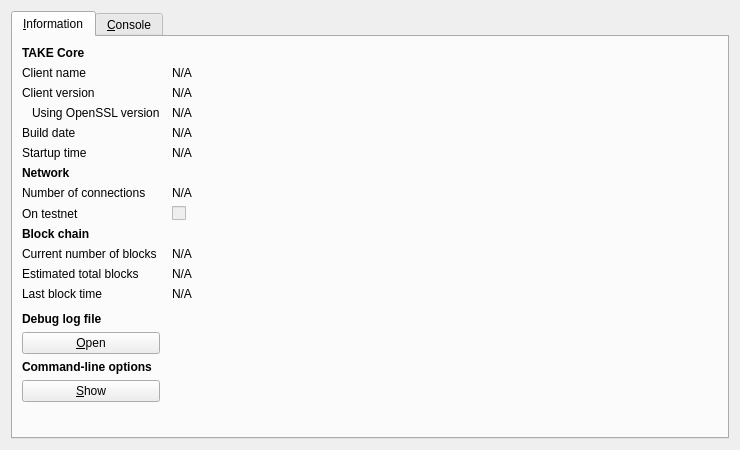
<?xml version="1.0" encoding="UTF-8"?>
<ui version="4.0">
 <class>RPCConsole</class>
 <widget class="QDialog" name="RPCConsole">
  <property name="geometry">
   <rect>
    <x>0</x>
    <y>0</y>
    <width>740</width>
    <height>450</height>
   </rect>
  </property>
  <property name="windowTitle">
   <string>TAKE - Debug window</string>
  </property>
  <property name="styleSheet">
   <string notr="true">background-image: url(:/images/2s);</string>
  </property>
  <layout class="QVBoxLayout" name="verticalLayout_2">
   <item>
    <widget class="QTabWidget" name="tabWidget">
     <property name="currentIndex">
      <number>0</number>
     </property>
     <widget class="QWidget" name="tab_info">
      <attribute name="title">
       <string>&amp;Information</string>
      </attribute>
      <layout class="QGridLayout" name="gridLayout" columnstretch="0,1">
       <property name="horizontalSpacing">
        <number>12</number>
       </property>
       <item row="0" column="0">
        <widget class="QLabel" name="label_9">
         <property name="font">
          <font>
           <weight>75</weight>
           <bold>true</bold>
          </font>
         </property>
         <property name="text">
          <string>TAKE Core</string>
         </property>
        </widget>
       </item>
       <item row="1" column="0">
        <widget class="QLabel" name="label_5">
         <property name="text">
          <string>Client name</string>
         </property>
        </widget>
       </item>
       <item row="1" column="1">
        <widget class="QLabel" name="clientName">
         <property name="cursor">
          <cursorShape>IBeamCursor</cursorShape>
         </property>
         <property name="text">
          <string>N/A</string>
         </property>
         <property name="textFormat">
          <enum>Qt::PlainText</enum>
         </property>
         <property name="textInteractionFlags">
          <set>Qt::LinksAccessibleByMouse|Qt::TextSelectableByKeyboard|Qt::TextSelectableByMouse</set>
         </property>
        </widget>
       </item>
       <item row="2" column="0">
        <widget class="QLabel" name="label_6">
         <property name="text">
          <string>Client version</string>
         </property>
        </widget>
       </item>
       <item row="2" column="1">
        <widget class="QLabel" name="clientVersion">
         <property name="cursor">
          <cursorShape>IBeamCursor</cursorShape>
         </property>
         <property name="text">
          <string>N/A</string>
         </property>
         <property name="textFormat">
          <enum>Qt::PlainText</enum>
         </property>
         <property name="textInteractionFlags">
          <set>Qt::LinksAccessibleByMouse|Qt::TextSelectableByKeyboard|Qt::TextSelectableByMouse</set>
         </property>
        </widget>
       </item>
       <item row="3" column="0">
        <widget class="QLabel" name="label_14">
         <property name="text">
          <string>Using OpenSSL version</string>
         </property>
         <property name="indent">
          <number>10</number>
         </property>
        </widget>
       </item>
       <item row="3" column="1">
        <widget class="QLabel" name="openSSLVersion">
         <property name="cursor">
          <cursorShape>IBeamCursor</cursorShape>
         </property>
         <property name="text">
          <string>N/A</string>
         </property>
         <property name="textFormat">
          <enum>Qt::PlainText</enum>
         </property>
         <property name="textInteractionFlags">
          <set>Qt::LinksAccessibleByMouse|Qt::TextSelectableByKeyboard|Qt::TextSelectableByMouse</set>
         </property>
        </widget>
       </item>
       <item row="4" column="0">
        <widget class="QLabel" name="label_12">
         <property name="text">
          <string>Build date</string>
         </property>
        </widget>
       </item>
       <item row="4" column="1">
        <widget class="QLabel" name="buildDate">
         <property name="cursor">
          <cursorShape>IBeamCursor</cursorShape>
         </property>
         <property name="text">
          <string>N/A</string>
         </property>
         <property name="textFormat">
          <enum>Qt::PlainText</enum>
         </property>
         <property name="textInteractionFlags">
          <set>Qt::LinksAccessibleByMouse|Qt::TextSelectableByKeyboard|Qt::TextSelectableByMouse</set>
         </property>
        </widget>
       </item>
       <item row="5" column="0">
        <widget class="QLabel" name="label_13">
         <property name="text">
          <string>Startup time</string>
         </property>
        </widget>
       </item>
       <item row="5" column="1">
        <widget class="QLabel" name="startupTime">
         <property name="cursor">
          <cursorShape>IBeamCursor</cursorShape>
         </property>
         <property name="text">
          <string>N/A</string>
         </property>
         <property name="textFormat">
          <enum>Qt::PlainText</enum>
         </property>
         <property name="textInteractionFlags">
          <set>Qt::LinksAccessibleByMouse|Qt::TextSelectableByKeyboard|Qt::TextSelectableByMouse</set>
         </property>
        </widget>
       </item>
       <item row="6" column="0">
        <widget class="QLabel" name="label_11">
         <property name="font">
          <font>
           <weight>75</weight>
           <bold>true</bold>
          </font>
         </property>
         <property name="text">
          <string>Network</string>
         </property>
        </widget>
       </item>
       <item row="7" column="0">
        <widget class="QLabel" name="label_7">
         <property name="text">
          <string>Number of connections</string>
         </property>
        </widget>
       </item>
       <item row="7" column="1">
        <widget class="QLabel" name="numberOfConnections">
         <property name="cursor">
          <cursorShape>IBeamCursor</cursorShape>
         </property>
         <property name="text">
          <string>N/A</string>
         </property>
         <property name="textFormat">
          <enum>Qt::PlainText</enum>
         </property>
         <property name="textInteractionFlags">
          <set>Qt::LinksAccessibleByMouse|Qt::TextSelectableByKeyboard|Qt::TextSelectableByMouse</set>
         </property>
        </widget>
       </item>
       <item row="8" column="0">
        <widget class="QLabel" name="label_8">
         <property name="text">
          <string>On testnet</string>
         </property>
        </widget>
       </item>
       <item row="8" column="1">
        <widget class="QCheckBox" name="isTestNet">
         <property name="enabled">
          <bool>false</bool>
         </property>
         <property name="text">
          <string/>
         </property>
        </widget>
       </item>
       <item row="9" column="0">
        <widget class="QLabel" name="label_10">
         <property name="font">
          <font>
           <weight>75</weight>
           <bold>true</bold>
          </font>
         </property>
         <property name="text">
          <string>Block chain</string>
         </property>
        </widget>
       </item>
       <item row="10" column="0">
        <widget class="QLabel" name="label_3">
         <property name="text">
          <string>Current number of blocks</string>
         </property>
        </widget>
       </item>
       <item row="10" column="1">
        <widget class="QLabel" name="numberOfBlocks">
         <property name="cursor">
          <cursorShape>IBeamCursor</cursorShape>
         </property>
         <property name="text">
          <string>N/A</string>
         </property>
         <property name="textFormat">
          <enum>Qt::PlainText</enum>
         </property>
         <property name="textInteractionFlags">
          <set>Qt::LinksAccessibleByMouse|Qt::TextSelectableByKeyboard|Qt::TextSelectableByMouse</set>
         </property>
        </widget>
       </item>
       <item row="11" column="0">
        <widget class="QLabel" name="label_4">
         <property name="text">
          <string>Estimated total blocks</string>
         </property>
        </widget>
       </item>
       <item row="11" column="1">
        <widget class="QLabel" name="totalBlocks">
         <property name="cursor">
          <cursorShape>IBeamCursor</cursorShape>
         </property>
         <property name="text">
          <string>N/A</string>
         </property>
         <property name="textFormat">
          <enum>Qt::PlainText</enum>
         </property>
         <property name="textInteractionFlags">
          <set>Qt::LinksAccessibleByMouse|Qt::TextSelectableByKeyboard|Qt::TextSelectableByMouse</set>
         </property>
        </widget>
       </item>
       <item row="12" column="0">
        <widget class="QLabel" name="label_2">
         <property name="text">
          <string>Last block time</string>
         </property>
        </widget>
       </item>
       <item row="12" column="1">
        <widget class="QLabel" name="lastBlockTime">
         <property name="cursor">
          <cursorShape>IBeamCursor</cursorShape>
         </property>
         <property name="text">
          <string>N/A</string>
         </property>
         <property name="textFormat">
          <enum>Qt::PlainText</enum>
         </property>
         <property name="textInteractionFlags">
          <set>Qt::LinksAccessibleByMouse|Qt::TextSelectableByKeyboard|Qt::TextSelectableByMouse</set>
         </property>
        </widget>
       </item>
       <item row="13" column="0">
        <spacer name="verticalSpacer_2">
         <property name="orientation">
          <enum>Qt::Vertical</enum>
         </property>
         <property name="sizeHint" stdset="0">
          <size>
           <width>20</width>
           <height>20</height>
          </size>
         </property>
        </spacer>
       </item>
       <item row="14" column="0">
        <widget class="QLabel" name="labelDebugLogfile">
         <property name="font">
          <font>
           <weight>75</weight>
           <bold>true</bold>
          </font>
         </property>
         <property name="text">
          <string>Debug log file</string>
         </property>
        </widget>
       </item>
       <item row="15" column="0">
        <widget class="QPushButton" name="openDebugLogfileButton">
         <property name="toolTip">
          <string>Open the TAKE debug log file from the current data directory. This can take a few seconds for large log files.</string>
         </property>
         <property name="text">
          <string>&amp;Open</string>
         </property>
         <property name="autoDefault">
          <bool>false</bool>
         </property>
        </widget>
       </item>
       <item row="16" column="0">
        <widget class="QLabel" name="labelCLOptions">
         <property name="font">
          <font>
           <weight>75</weight>
           <bold>true</bold>
          </font>
         </property>
         <property name="text">
          <string>Command-line options</string>
         </property>
        </widget>
       </item>
       <item row="17" column="0">
        <widget class="QPushButton" name="showCLOptionsButton">
         <property name="toolTip">
          <string>Show the TAKE-Qt help message to get a list with possible TAKE command-line options.</string>
         </property>
         <property name="text">
          <string>&amp;Show</string>
         </property>
         <property name="autoDefault">
          <bool>false</bool>
         </property>
        </widget>
       </item>
       <item row="18" column="0">
        <spacer name="verticalSpacer">
         <property name="orientation">
          <enum>Qt::Vertical</enum>
         </property>
         <property name="sizeHint" stdset="0">
          <size>
           <width>20</width>
           <height>40</height>
          </size>
         </property>
        </spacer>
       </item>
      </layout>
     </widget>
     <widget class="QWidget" name="tab_console">
      <attribute name="title">
       <string>&amp;Console</string>
      </attribute>
      <layout class="QVBoxLayout" name="verticalLayout_3">
       <property name="spacing">
        <number>3</number>
       </property>
       <item>
        <widget class="QTextEdit" name="messagesWidget">
         <property name="minimumSize">
          <size>
           <width>0</width>
           <height>100</height>
          </size>
         </property>
         <property name="readOnly">
          <bool>true</bool>
         </property>
         <property name="tabKeyNavigation" stdset="0">
          <bool>false</bool>
         </property>
         <property name="columnCount" stdset="0">
          <number>2</number>
         </property>
        </widget>
       </item>
       <item>
        <layout class="QHBoxLayout" name="horizontalLayout">
         <property name="spacing">
          <number>3</number>
         </property>
         <item>
          <widget class="QLabel" name="label">
           <property name="text">
            <string notr="true">&gt;</string>
           </property>
          </widget>
         </item>
         <item>
          <widget class="QLineEdit" name="lineEdit"/>
         </item>
         <item>
          <widget class="QPushButton" name="clearButton">
           <property name="maximumSize">
            <size>
             <width>24</width>
             <height>24</height>
            </size>
           </property>
           <property name="toolTip">
            <string>Clear console</string>
           </property>
           <property name="text">
            <string/>
           </property>
           <property name="icon">
            <iconset resource="../bitcoin.qrc">
             <normaloff>:/icons/remove</normaloff>:/icons/remove</iconset>
           </property>
           <property name="shortcut">
            <string notr="true">Ctrl+L</string>
           </property>
           <property name="autoDefault">
            <bool>false</bool>
           </property>
          </widget>
         </item>
        </layout>
       </item>
      </layout>
     </widget>
    </widget>
   </item>
  </layout>
 </widget>
 <resources>
  <include location="../bitcoin.qrc"/>
 </resources>
 <connections/>
</ui>
